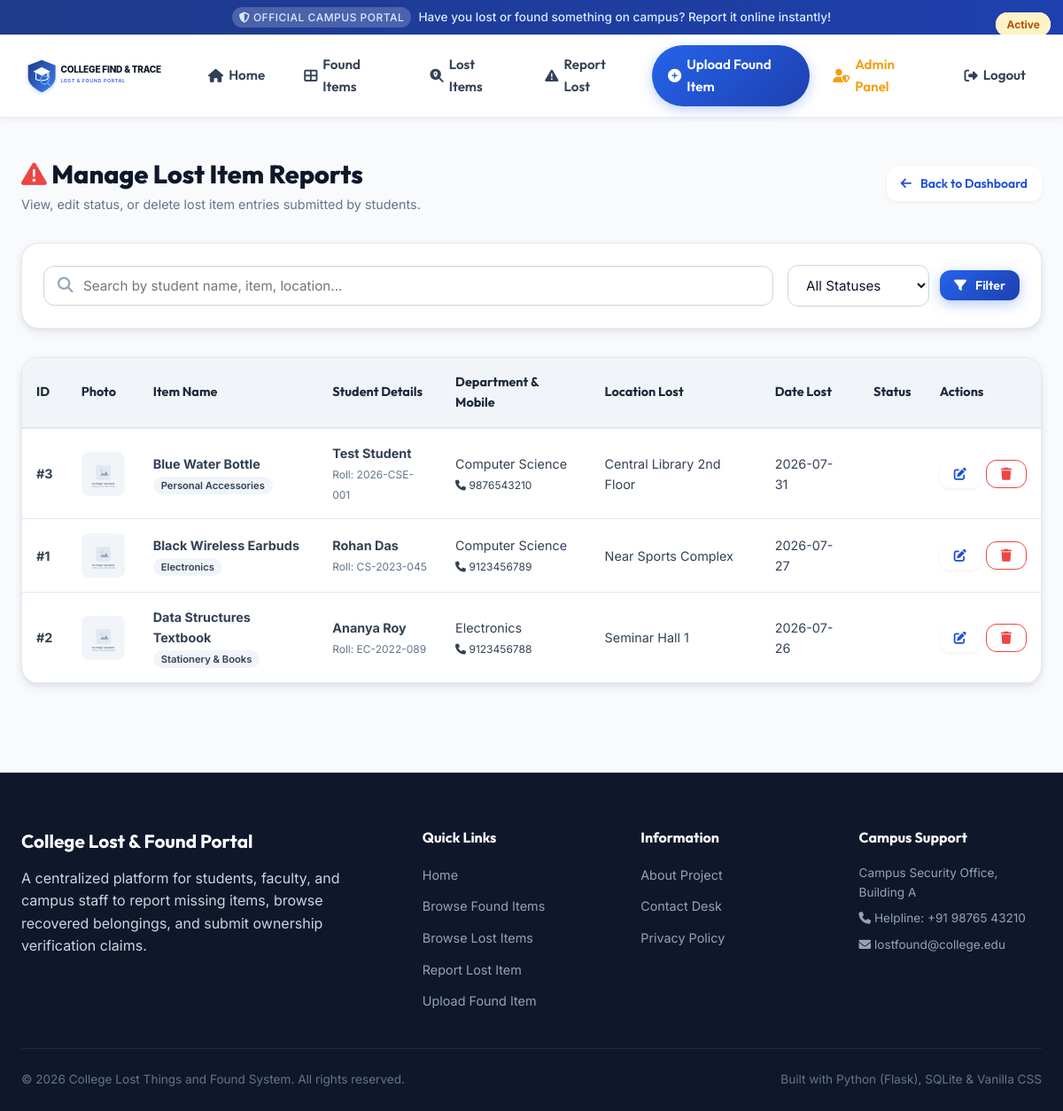
Screenshot of /admin/lost (signed in) with the database file from the repository.
### tables this page shows
CREATE TABLE Lost_Items (
    id INTEGER PRIMARY KEY AUTOINCREMENT,
    student_name TEXT NOT NULL,
    roll_number TEXT NOT NULL,
    department TEXT NOT NULL,
    mobile TEXT NOT NULL,
    item_name TEXT NOT NULL,
    category TEXT NOT NULL,
    description TEXT NOT NULL,
    location_lost TEXT NOT NULL,
    date_lost DATE NOT NULL,
    image_path TEXT,
    status TEXT DEFAULT 'Active', -- 'Active', 'Resolved'
    created_at TIMESTAMP DEFAULT CURRENT_TIMESTAMP
);

### routes/admin_routes.py (the view)
@admin_bp.route('/lost')
@admin_required
def view_lost():
    search = request.args.get('search', '').strip()
    status = request.args.get('status', '').strip()
    items = get_all_lost_items(status=status if status else None, search=search)
    return render_template('admin/lost_list.html', items=items, search=search, status=status)

### models/db_helper.py (called while the page is built)
def get_db_path(app=None):
    if app and app.config.get("DATABASE"):
        return app.config["DATABASE"]
    base_dir = os.path.dirname(os.path.dirname(os.path.abspath(__file__)))
    return os.path.join(base_dir, DB_NAME)

def get_db_connection(db_path=None):
    if db_path is None:
        db_path = get_db_path()
    conn = sqlite3.connect(db_path)
    conn.row_factory = sqlite3.Row
    return conn

def get_all_lost_items(status=None, search=None):
    conn = get_db_connection()
    cursor = conn.cursor()
    query = "SELECT * FROM Lost_Items WHERE 1=1"
    params = []
    if status:
        query += " AND status = ?"
        params.append(status)
    if search:
        query += " AND (item_name LIKE ? OR description LIKE ? OR location_lost LIKE ? OR category LIKE ?)"
        term = f"%{search}%"
        params.extend([term, term, term, term])
    query += " ORDER BY created_at DESC"
    cursor.execute(query, params)
    items = cursor.fetchall()
    conn.close()
    return items

### routes/admin_routes.py (called while the page is built)
def admin_required(f):
    @wraps(f)
    def decorated_function(*args, **kwargs):
        if not session.get('admin_logged_in'):
            flash('Please log in as Administrator to access this page.', 'error')
            return redirect(url_for('admin.login'))
        return f(*args, **kwargs)
    return decorated_function

### templates/admin/lost_list.html (shortened to what this page needs)
{% extends "base.html" %}
{% block content %}
<div class="container">
  <div class="admin-header">
    <div>
      <h1 style="font-family:var(--font-heading); font-size:1.8rem; font-weight:800; color:var(--neutral-900);">
        <i class="fas fa-exclamation-triangle" style="color:var(--accent-rose);"></i> Manage Lost Item Reports
      </h1>
      <p style="color:var(--neutral-500); font-size:0.9rem;">View, edit status, or delete lost item entries submitted by students.</p>
    </div>
    <a href="{{ url_for('admin.dashboard') }}" class="btn btn-sm btn-secondary">
      <i class="fas fa-arrow-left"></i> Back to Dashboard
    </a>
  </div>
  <div class="filter-bar-card">
    <form action="{{ url_for('admin.view_lost') }}" method="GET" class="filter-grid">
      <div class="search-box">
        <i class="fas fa-search"></i>
        <input type="text" name="search" class="form-control" placeholder="Search by student name, item, location..." value="{{ search }}">
      </div>
      <div style="display:flex; gap:12px; align-items:center;">
        <select name="status" class="form-control" style="width:160px;">
          <option value="">All Statuses</option>
        </select>
        <button type="submit" class="btn btn-primary btn-sm"><i class="fas fa-filter"></i> Filter</button>
      </div>
    </form>
  </div>
  <div class="admin-table-wrapper">
    <table class="admin-table">
      <thead>
        <tr>
          <th>ID</th>
          <th>Photo</th>
          <th>Item Name</th>
          <th>Student Details</th>
          <th>Department &amp; Mobile</th>
          <th>Location Lost</th>
          <th>Date Lost</th>
          <th>Status</th>
          <th>Actions</th>
        </tr>
      </thead>
      <tbody>
        {% for item in items %}
          <tr>
            <td><strong>#{{ item.id }}</strong></td>
            <td>
              <img src="{% if item.image_path %}{{ url_for('static', filename='uploads/' + item.image_path) }}{% else %}{{ url_for('static', filename='images/placeholder.svg') }}{% endif %}" class="table-thumbnail" alt="Thumb">
            </td>
            <td>
              <strong>{{ item.item_name }}</strong> <br>
              <span class="chip" style="font-size:0.7rem; padding:2px 8px;">{{ item.category }}</span>
            </td>
            <td>
              <strong>{{ item.student_name }}</strong> <br>
              <small style="color:var(--neutral-500);">Roll: {{ item.roll_number }}</small>
            </td>
            <td>
              {{ item.department }} <br>
              <small><i class="fas fa-phone"></i> {{ item.mobile }}</small>
            </td>
            <td>{{ item.location_lost }}</td>
            <td>{{ item.date_lost }}</td>
            <td>
              <span class="card-status-badge {% if item.status == 'Active' %}badge-active{% else %}badge-available{% endif %}">
                {{ item.status }}
              </span>
            </td>
            <td>
              <div style="display:flex; gap:6px;">
                <a href="{{ url_for('admin.edit_item', item_type='lost', item_id=item.id) }}" class="btn btn-sm btn-secondary" title="Edit">
                  <i class="fas fa-edit"></i>
                </a>
                <form action="{{ url_for('admin.delete_item', item_type='lost', item_id=item.id) }}" method="POST" onsubmit="return confirm('Are you sure you want to delete Lost Report #{{ item.id }}?');">
                  <button type="submit" class="btn btn-sm btn-outline-danger" title="Delete">
                    <i class="fas fa-trash"></i>
                  </button>
                </form>
              </div>
            </td>
          </tr>
        {% else %}
          <tr>
            <td colspan="9" style="text-align:center; padding:32px; color:var(--neutral-500);">No lost item records match your filter criteria.</td>
          </tr>
        {% endfor %}
      </tbody>
    </table>
  </div>
</div>
{% endblock %}

### rows the page displays
Lost_Items: id "3", item_name "Blue Water Bottle", category "Personal Accessories", student_name "Test Student", roll_number "2026-CSE-001", department "Computer Science", mobile "9876543210", location_lost "Central Library 2nd Floor", date_lost "2026-07-31"
Lost_Items: id "1", item_name "Black Wireless Earbuds", category "Electronics", student_name "Rohan Das", roll_number "CS-2023-045", department "Computer Science", mobile "9123456789", location_lost "Near Sports Complex", date_lost "2026-07-27"
Lost_Items: id "2", item_name "Data Structures Textbook", category "Stationery & Books", student_name "Ananya Roy", roll_number "EC-2022-089", department "Electronics", mobile "9123456788", location_lost "Seminar Hall 1", date_lost "2026-07-26", status "Active"
